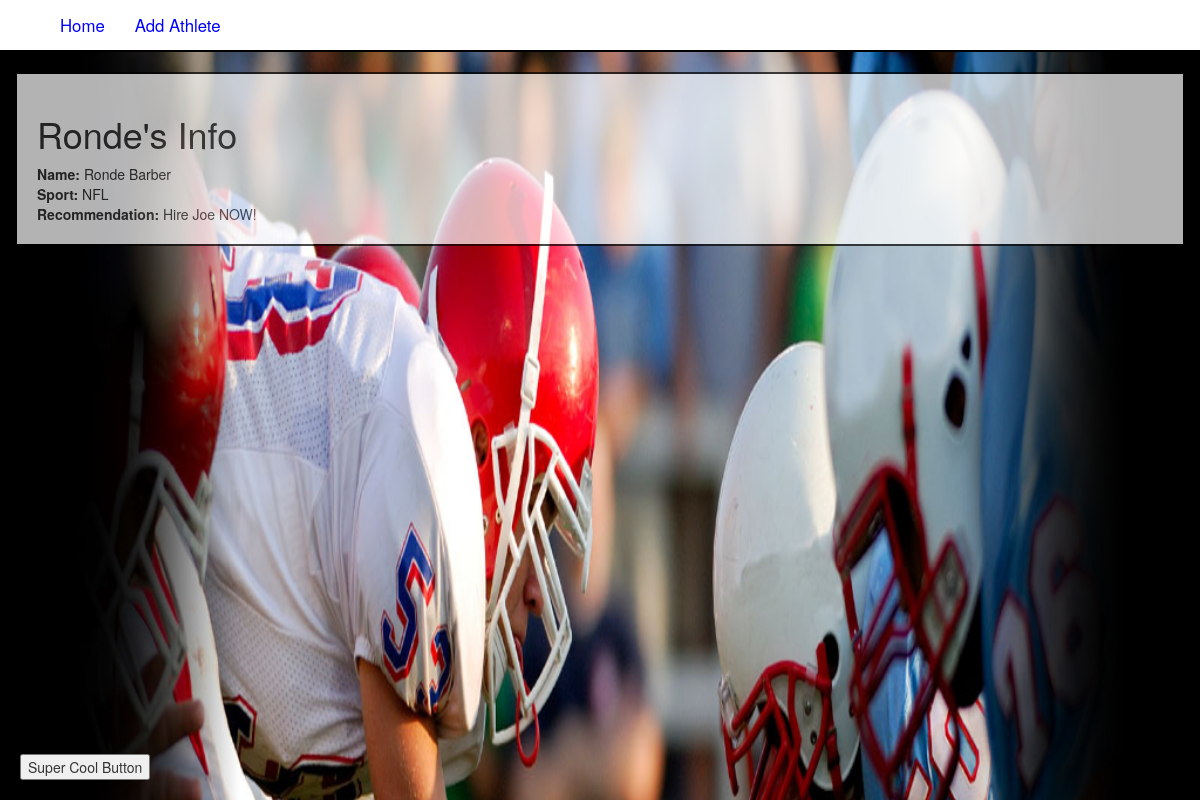
Screenshot of /crud/2/ with the database file from the repository.
### crud/models.py (models this page shows, shortened)
class Athlete(models.Model):
	RECOMMENDATIONS = (
		('a', 'Hire Joe IMMEDIATELY!'),
		('b', 'Hire Joe NOW!')
		)
	first_name = models.CharField(max_length=50)
	last_name = models.CharField(max_length=50)
	sport = models.CharField(max_length=50)
	recommendation = models.CharField(max_length=1, choices=RECOMMENDATIONS)

### crud/views.py (the view)
# urls.py: url(r'^(?P<athlete_id>\d+)/$', views.detail, name='detail'),
def detail(request, athlete_id):
	athlete = Athlete.objects.get(pk=athlete_id)
	template = loader.get_template('crud/detail.html')
	context = RequestContext(request, {
		'athlete' : athlete,
		})
	return HttpResponse(template.render(context))

### crud/templates/crud/detail.html (shortened to what this page needs)
{% extends 'crud/base.html' %}
{% block body_block %}
	<div class="block-container">
		<h1>{{ athlete.first_name }}'s Info</h1>
		<strong>Name: </strong>{{ athlete.first_name }} {{ athlete.last_name }}<br />
		<strong>Sport: </strong> {{ athlete.sport }}<br />
		<strong>Recommendation: </strong> {{ athlete.get_recommendation_display }}
	</div>
{% endblock %}

### crud/static/crud/style.css (style rules this page uses)
body { background-image: url('football.jpg'); background-repeat: no-repeat; background-size: cover; height: 100%; width: 100%; }
.block-container { background-color: white; border: 2px solid black; height: auto; opacity: 0.7; padding: 20px; width: auto; }

### rows the page displays
Athlete: first_name "Ronde", last_name "Barber", sport "NFL", recommendation "Hire Joe NOW!"
